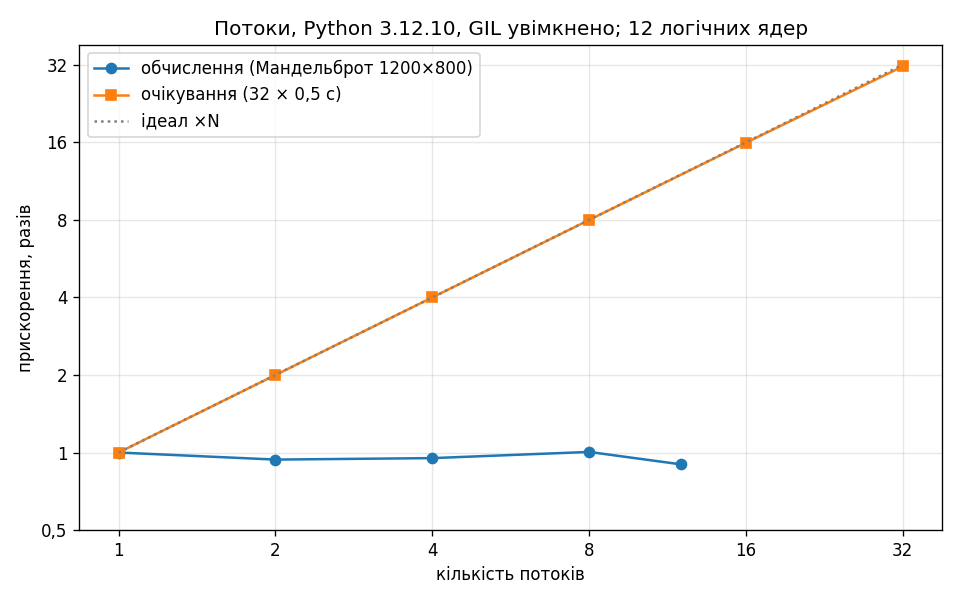

Generate this figure with Python:
"""Графік прискорення: дві криві на одному полотні (обчислення і очікування).

Бере числа з potoky_rezultaty.json (їх робить potoky.py), нічого не вигадує.
Запуск:  py -3.12 grafik.py   ->   grafik.png
"""
import json
from pathlib import Path

import matplotlib

matplotlib.use("Agg")
import matplotlib.pyplot as plt

PAPKA = Path(__file__).resolve().parent
res = json.loads((PAPKA / "potoky_rezultaty.json").read_text(encoding="utf-8"))

ob = res["obchyslennya"]["potoky"]
ok = res["ochikuvannya"]["potoky"]
x_ob = [1] + [int(n) for n in ob]
y_ob = [1.0] + [ob[n]["pryskorennya"] for n in ob]
x_ok = [1] + [int(n) for n in ok]
y_ok = [1.0] + [ok[n]["pryskorennya"] for n in ok]

mash = res["mashyna"]
fig, ax = plt.subplots(figsize=(8, 5))
ax.plot(x_ob, y_ob, "o-", label="обчислення (Мандельброт 1200×800)")
ax.plot(x_ok, y_ok, "s-", label="очікування (32 × 0,5 с)")
ax.plot([1, 32], [1, 32], ":", color="gray", label="ідеал ×N")
ax.set_xscale("log", base=2)
ax.set_yscale("log", base=2)
ax.set_xticks(x_ok)
ax.set_xticklabels([str(v) for v in x_ok])
ax.set_yticks([0.5, 1, 2, 4, 8, 16, 32])
ax.set_yticklabels(["0,5", "1", "2", "4", "8", "16", "32"])
ax.set_xlabel("кількість потоків")
ax.set_ylabel("прискорення, разів")
ax.set_title(f"Потоки, Python {mash['python']}, GIL "
             f"{'увімкнено' if mash['gil_enabled'] else 'вимкнено'}; "
             f"{mash['logical_cores']} логічних ядер")
ax.grid(True, alpha=0.3, which="both")
ax.legend()
fig.tight_layout()
fig.savefig(PAPKA / "grafik.png", dpi=120)
print("збережено grafik.png")
